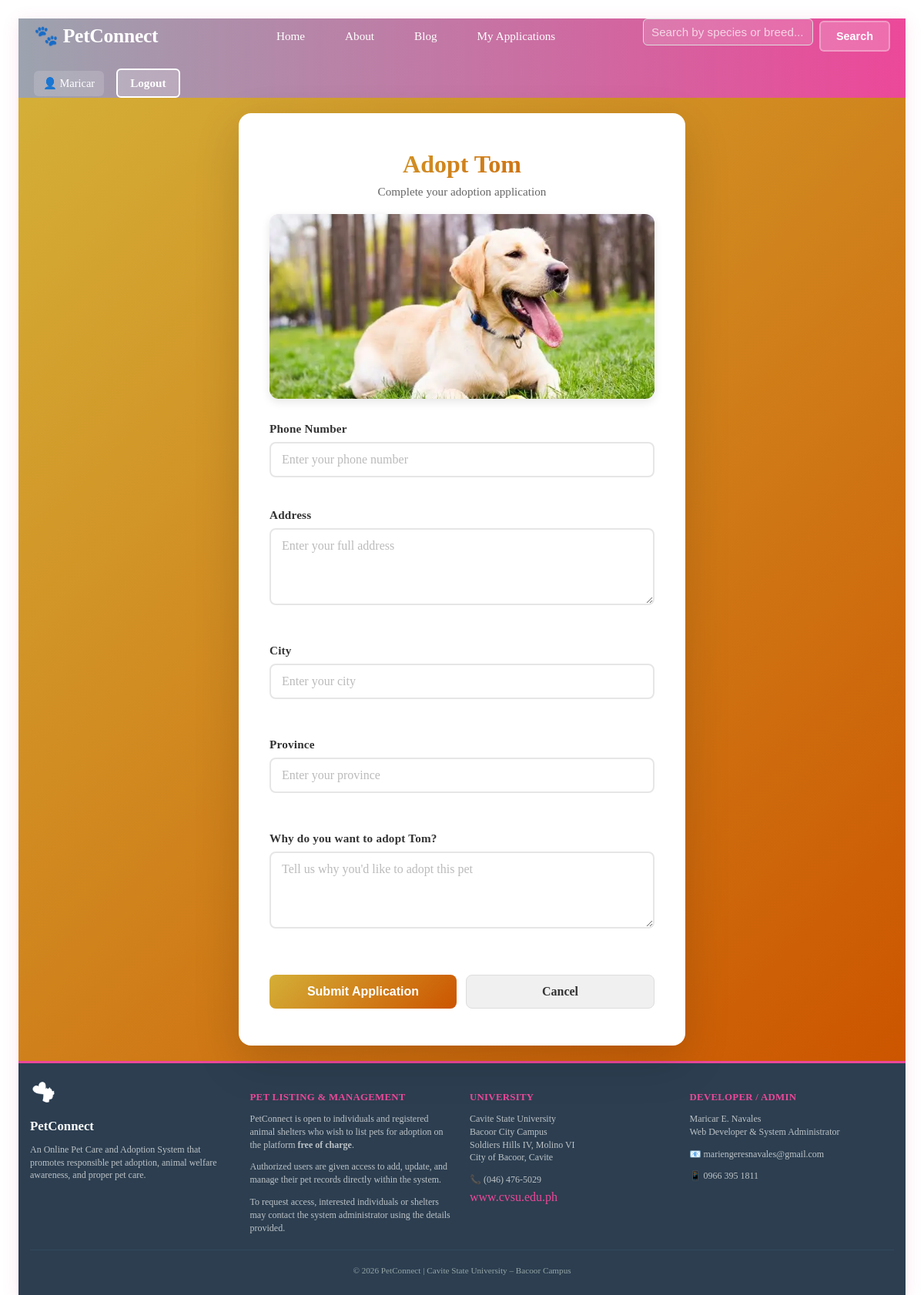
Screenshot of /pets/11/adopt/ (signed in) with the database file from the repository.
### pets/models.py (models this page shows, shortened)
class Pet(models.Model):
    SPECIES_CHOICES = [
        ('DOG', 'Dog'),
        ('CAT', 'Cat'),
        ('BIRD', 'Bird'),
        ('OTHER', 'Other'),
    ]
    GENDER_CHOICES = [
        ('MALE', 'Male'),
        ('FEMALE', 'Female'),
        ('UNKNOWN', 'Unknown'),
    ]
    STATUS_CHOICES = [
        ('AVAILABLE', 'Available'),
        ('ADOPTED', 'Adopted'),
        ('PENDING', 'Pending'),
    ]
    pet_name = models.CharField(max_length=100)
    species = models.CharField(max_length=20, choices=SPECIES_CHOICES)
    breed = models.CharField(max_length=100)
    gender = models.CharField(max_length=20, choices=GENDER_CHOICES, default='UNKNOWN')
    age_years = models.IntegerField(validators=[MinValueValidator(0)])
    age_months = models.IntegerField(validators=[MinValueValidator(0)], default=0)
    health_status = models.TextField()
    description = models.TextField(blank=True, null=True)
    status = models.CharField(max_length=20, choices=STATUS_CHOICES, default='AVAILABLE')
    adoption_fee = models.DecimalField(max_digits=10, decimal_places=2)
    pet_image = models.FileField(upload_to='pet_images/', blank=True, null=True)
    date_added = models.DateTimeField(auto_now_add=True)
    shelter = models.ForeignKey(Shelter, on_delete=models.CASCADE, related_name='pets')

### pets/views.py (the view)
# urls.py: path('pets/<int:pk>/adopt/', adopt_pet, name='adopt-pet'),
@login_required
def adopt_pet(request, pk):
    pet = Pet.objects.get(pk=pk)
    if request.method == 'POST':
        form = AdoptionApplicationForm(request.POST)
        if form.is_valid():
            profile = request.user.profile
            application = form.save(commit=False)
            application.pet = pet
            application.first_name = profile.name or request.user.username
            application.middle_name = ''
            application.last_name = ''
            application.email = request.user.email or ''
            application.pet_name = pet.pet_name
            application.pet_image = (pet.pet_image.name if pet.pet_image else '')
            application.status = AdoptionApplication.PENDING
            application.save()
            if pet.shelter and pet.shelter.email:
                subject = f"New Adoption Application for {pet.pet_name}"
                message = (
                    f"A new adoption application (ID: {application.pk}) was submitted for {pet.pet_name}.\n\n"
                    f"Applicant: {application.first_name}\n"
                    f"Email: {application.email}\n"
                    f"Phone: {application.phone_number}\n\n"
                    f"Reason:\n{application.reason_for_adoption}\n\n"
                    f"Manage applications in the shelter dashboard."
                )
                try:
                    send_mail(subject, message, settings.DEFAULT_FROM_EMAIL, [pet.shelter.email], fail_silently=True)
                except Exception:
                    pass
            from django.contrib import messages
            messages.success(request, f'Adoption application for {pet.pet_name} submitted.')
            return redirect('application-detail', pk=application.pk)
    else:
        initial = {}
        if request.user.is_authenticated:
            initial['address'] = ''
        form = AdoptionApplicationForm(initial=initial)
    return render(request, 'app/adopt_form.html', {'pet': pet, 'form': form})

### pets/forms.py (shortened to what this page needs)
class AdoptionApplicationForm(forms.ModelForm):
    class Meta:
        model = AdoptionApplication
        fields = [
            'phone_number',
            'address',
            'city',
            'province',
            'reason_for_adoption',
        ]
        widgets = {
            'address': forms.Textarea(attrs={'rows': 2}),
            'reason_for_adoption': forms.Textarea(attrs={'rows': 3}),
        }

### pets/templates/app/adopt_form.html (shortened to what this page needs)
{% extends 'app/base.html' %}
{% load static %}
{% block content %}
<div class="adopt-container">
    <div class="adopt-box">
        <h2>Adopt {{ pet.pet_name }}</h2>
        <p class="subtitle">Complete your adoption application</p>
        {% if pet.pet_image %}
            <div class="pet-thumbnail">
                <img src="{{ pet.pet_image.url }}" alt="{{ pet.pet_name }}">
            </div>
        {% endif %}
        <form method="post" class="adopt-form">
            <div class="form-group">
                <label for="id_phone_number">Phone Number</label>
                <input
                    type="tel"
                    id="id_phone_number"
                    name="phone_number"
                    class="form-control"
                    placeholder="Enter your phone number"
                    required
                >
            </div>
            <div class="form-group">
                <label for="id_address">Address</label>
                <textarea
                    id="id_address"
                    name="address"
                    class="form-control"
                    placeholder="Enter your full address"
                    required
                >{% if form.address.value %}{{ form.address.value }}{% endif %}</textarea>
            </div>
            <div class="form-group">
                <label for="id_city">City</label>
                <input
                    type="text"
                    id="id_city"
                    name="city"
                    class="form-control"
                    placeholder="Enter your city"
                    required
                >
            </div>
            <div class="form-group">
                <label for="id_province">Province</label>
                <input
                    type="text"
                    id="id_province"
                    name="province"
                    class="form-control"
                    placeholder="Enter your province"
                    required
                >
            </div>
            <div class="form-group">
                <label for="id_reason_for_adoption">Why do you want to adopt {{ pet.pet_name }}?</label>
                <textarea
                    id="id_reason_for_adoption"
                    name="reason_for_adoption"
                    class="form-control"
                    placeholder="Tell us why you'd like to adopt this pet"
                    rows="4"
                    required
                >{% if form.reason_for_adoption.value %}{{ form.reason_for_adoption.value }}{% endif %}</textarea>
            </div>
            <div class="form-actions">
                <button type="submit" class="btn btn-primary">Submit Application</button>
                <a href="{% url 'home' %}" class="btn btn-secondary">Cancel</a>
            </div>
        </form>
    </div>
</div>
{% endblock %}

### pets/templates/app/petsnavbar.html (shortened to what this page needs)
<header class="navbar">
    <div class="navbar-container">
        <div class="navbar-brand">
            <a href="{% url 'home' %}" class="logo">🐾 PetConnect</a>
        </div>
        <nav class="navbar-menu">
            <a href="{% url 'home' %}" class="nav-link">Home</a>
            <a href="{% url 'about' %}" class="nav-link">About</a>
            <a href="{% url 'pet-tips' %}" class="nav-link">Blog</a>
            {% if user.is_authenticated %}
                {% if user.profile.role == 'SHELTER' %}
                    <a href="{% url 'dashboard' %}" class="nav-link">Dashboard</a>
                {% elif user.profile.role == 'ADOPTER' %}
                    <a href="{% url 'my-applications' %}" class="nav-link">My Applications</a>
                {% endif %}
            {% endif %}
        </nav>
        <form method="get" class="navbar-search-form" action="{% url 'home' %}">
            <input type="text" name="search" placeholder="Search by species or breed..." value="{{ request.GET.search }}" class="navbar-search-input">
            <button type="submit" class="navbar-search-btn">Search</button>
        </form>
        <div class="navbar-auth">
            {% if user.is_authenticated %}
                <span class="nav-user">👤 {{ user.username }}</span>
                <a href="{% url 'logout' %}" id="logout-link" class="nav-link btn-logout">Logout</a>
            {% else %}
                <a href="{% url 'login' %}" class="nav-link btn-login">Login</a>
                <a href="{% url 'signup' %}" class="nav-link btn-signup">Sign Up</a>
            {% endif %}
        </div>
    </div>

### static/css/pet.css (style rules this page uses)
html, body { height: 100%; margin: 0; padding: 0; }
body { display: flex; flex-direction: column; }
form input[type="text"], form input[type="number"], form input[type="email"], form input[type="file"], form select, form textarea { width:100%; padding:8px 10px; border:1px solid #ddd; border-radius:6px; box-sizing:border-box; margin-bottom:10px; font-size:0.95rem; }
form button, .btn { background:#3498db; color:#fff; padding:8px 14px; border-radius:6px; border:none; cursor:pointer }
.page-container > :not(.footer) { flex: 0 0 auto; }
.navbar { background: linear-gradient(90deg, #9CA3AF 0%, #EC4899 100%); padding: 0; box-shadow: 0 4px 20px rgba(236, 72, 153, 0.15); position: sticky; top: 0; z-index: 1000; }
.navbar-container { max-width: 1200px; margin: 0 auto; display: flex; align-items: center; justify-content: space-between; padding: 0 20px; height: auto; min-height: 70px; flex-wrap: wrap; gap: 20px; }
.navbar-brand .logo { font-size: 1.6rem; font-weight: 700; color: #fff; text-decoration: none; letter-spacing: -0.3px; transition: all 0.3s ease; display: flex; align-items: center; gap: 8px; }
.navbar-menu { display: flex; gap: 28px; flex: 0 1 auto; margin-left: 40px; }
.navbar-auth { display: flex; align-items: center; gap: 16px; }
.nav-link { color: #fff; text-decoration: none; font-weight: 500; font-size: 0.95rem; padding: 8px 12px; border-radius: 6px; transition: all 0.3s ease; position: relative; }
.nav-link:not(.btn-login):not(.btn-signup):not(.btn-logout)::after { content: ''; position: absolute; bottom: -4px; left: 0; width: 0; height: 2px; background: #fff; border-radius: 1px; transition: width 0.3s ease; }
.nav-user { color: #fff; font-weight: 500; padding: 8px 12px; border-radius: 6px; background: rgba(255, 255, 255, 0.15); font-size: 0.9rem; }
.btn-logout { background: rgba(255, 255, 255, 0.2); border: 2px solid #fff; padding: 8px 16px !important; border-radius: 6px; font-weight: 600; }
.navbar-search-form { display: flex; gap: 8px; align-items: center; }
.navbar-search-input { padding: 10px 16px; border: 2px solid rgba(255, 255, 255, 0.3); border-radius: 6px; font-size: 0.9rem; width: 250px; background: rgba(255, 255, 255, 0.15); color: #fff; transition: all 0.3s ease; }
.navbar-search-input::placeholder { color: rgba(255, 255, 255, 0.7); }
.navbar-search-btn { background: rgba(255, 255, 255, 0.2); color: white; padding: 10px 20px; border: 2px solid rgba(255, 255, 255, 0.3); border-radius: 6px; font-size: 0.9rem; font-weight: 600; cursor: pointer; transition: all 0.3s ease; }
.form-group { margin-bottom:20px; }
.form-group label { display:block; margin-bottom:8px; font-weight:600; color:#333; font-size:0.95rem; letter-spacing:0.2px; }
.form-group .form-control { width:100%; padding:12px 14px; border:2px solid #e6e6e6; border-radius:8px; font-size:1rem; box-sizing:border-box; transition:all 0.3s ease; font-family:inherit; }
.form-group .form-control::placeholder { color:#bbb; }

### rows the page displays
Pet: pet_name "Tom", pet_image (picture)

### other values shown
{{ user.username }} "Maricar"
